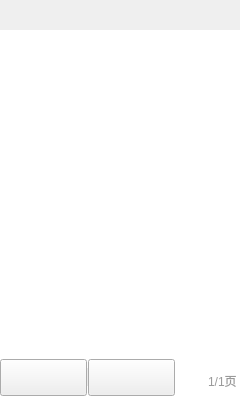
<?xml version="1.0" encoding="UTF-8"?>
<ui version="4.0">
 <class>BCSGroupManageLeftWidget</class>
 <widget class="QWidget" name="BCSGroupManageLeftWidget">
  <property name="geometry">
   <rect>
    <x>0</x>
    <y>0</y>
    <width>240</width>
    <height>396</height>
   </rect>
  </property>
  <property name="windowTitle">
   <string>Form</string>
  </property>
  <property name="styleSheet">
   <string notr="true"/>
  </property>
  <layout class="QVBoxLayout" name="verticalLayout_2">
   <property name="spacing">
    <number>0</number>
   </property>
   <property name="leftMargin">
    <number>0</number>
   </property>
   <property name="topMargin">
    <number>0</number>
   </property>
   <property name="rightMargin">
    <number>0</number>
   </property>
   <property name="bottomMargin">
    <number>0</number>
   </property>
   <item>
    <widget class="BCSGroupManageLeftTitleWidget" name="titleWidget" native="true">
     <property name="minimumSize">
      <size>
       <width>0</width>
       <height>30</height>
      </size>
     </property>
     <property name="maximumSize">
      <size>
       <width>16777215</width>
       <height>30</height>
      </size>
     </property>
    </widget>
   </item>
   <item>
    <widget class="BCSGroupManageLeftListView" name="listView">
     <property name="styleSheet">
      <string notr="true">QListView{
border:none;
}</string>
     </property>
    </widget>
   </item>
   <item>
    <widget class="QWidget" name="turnPageWidget" native="true">
     <property name="minimumSize">
      <size>
       <width>0</width>
       <height>0</height>
      </size>
     </property>
     <property name="maximumSize">
      <size>
       <width>16777215</width>
       <height>16777215</height>
      </size>
     </property>
     <property name="styleSheet">
      <string notr="true">QWidget#turnPageWidget{
	background-color:#ffffff;
}</string>
     </property>
     <layout class="QHBoxLayout" name="horizontalLayout_4">
      <property name="spacing">
       <number>0</number>
      </property>
      <property name="leftMargin">
       <number>0</number>
      </property>
      <property name="topMargin">
       <number>0</number>
      </property>
      <property name="rightMargin">
       <number>0</number>
      </property>
      <property name="bottomMargin">
       <number>0</number>
      </property>
      <item>
       <widget class="QWidget" name="widget_5" native="true">
        <layout class="QHBoxLayout" name="horizontalLayout_5">
         <property name="spacing">
          <number>0</number>
         </property>
         <property name="leftMargin">
          <number>0</number>
         </property>
         <property name="topMargin">
          <number>0</number>
         </property>
         <property name="rightMargin">
          <number>0</number>
         </property>
         <property name="bottomMargin">
          <number>0</number>
         </property>
         <item>
          <widget class="QPushButton" name="lastPageButton">
           <property name="minimumSize">
            <size>
             <width>87</width>
             <height>37</height>
            </size>
           </property>
           <property name="maximumSize">
            <size>
             <width>87</width>
             <height>37</height>
            </size>
           </property>
           <property name="styleSheet">
            <string notr="true">QPushButton
{
	border-image: url(:/saleImage/btn-up-nomal.png);
}

QPushButton:pressed
{
	border-image: url(:/saleImage/btn-up-pess.png);
}

QPushButton:disabled
{
border-image: url(:/saleImage/btn-up-disable.png);
}</string>
           </property>
           <property name="text">
            <string/>
           </property>
          </widget>
         </item>
         <item>
          <widget class="QWidget" name="widget_6" native="true">
           <property name="minimumSize">
            <size>
             <width>1</width>
             <height>18</height>
            </size>
           </property>
           <property name="maximumSize">
            <size>
             <width>1</width>
             <height>18</height>
            </size>
           </property>
           <property name="styleSheet">
            <string notr="true">border: 1px solid #ededed;</string>
           </property>
          </widget>
         </item>
         <item>
          <widget class="QPushButton" name="nextPageButton">
           <property name="minimumSize">
            <size>
             <width>87</width>
             <height>37</height>
            </size>
           </property>
           <property name="maximumSize">
            <size>
             <width>87</width>
             <height>37</height>
            </size>
           </property>
           <property name="styleSheet">
            <string notr="true">QPushButton{
	border-image: url(:/saleImage/btn-down-nomal.png);
}

QPushButton:pressed{
	border-image: url(:/saleImage/btn-down-pess.png);
}

QPushButton:disabled{
	border-image: url(:/saleImage/btn-down-disabled.png);
}</string>
           </property>
           <property name="text">
            <string/>
           </property>
          </widget>
         </item>
         <item>
          <spacer name="horizontalSpacer">
           <property name="orientation">
            <enum>Qt::Horizontal</enum>
           </property>
           <property name="sizeHint" stdset="0">
            <size>
             <width>40</width>
             <height>20</height>
            </size>
           </property>
          </spacer>
         </item>
        </layout>
       </widget>
      </item>
      <item>
       <widget class="QLabel" name="pageLabel">
        <property name="styleSheet">
         <string notr="true">font-size:12px;
color:#999999;
font-family:&quot;微软雅黑&quot;;
padding-top:6px;</string>
        </property>
        <property name="text">
         <string>1/1页</string>
        </property>
       </widget>
      </item>
     </layout>
    </widget>
   </item>
  </layout>
 </widget>
 <customwidgets>
  <customwidget>
   <class>BCSGroupManageLeftTitleWidget</class>
   <extends>QWidget</extends>
   <header>BCSGroupManageLeftTitleWidget.h</header>
   <container>1</container>
  </customwidget>
  <customwidget>
   <class>BCSGroupManageLeftListView</class>
   <extends>QListView</extends>
   <header>BCSGroupManageLeftListView.h</header>
  </customwidget>
 </customwidgets>
 <resources/>
 <connections/>
</ui>
